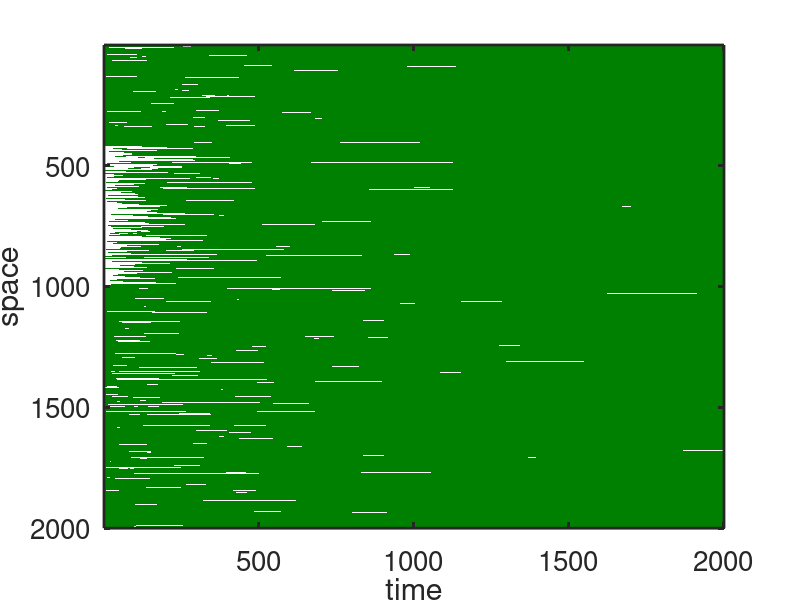
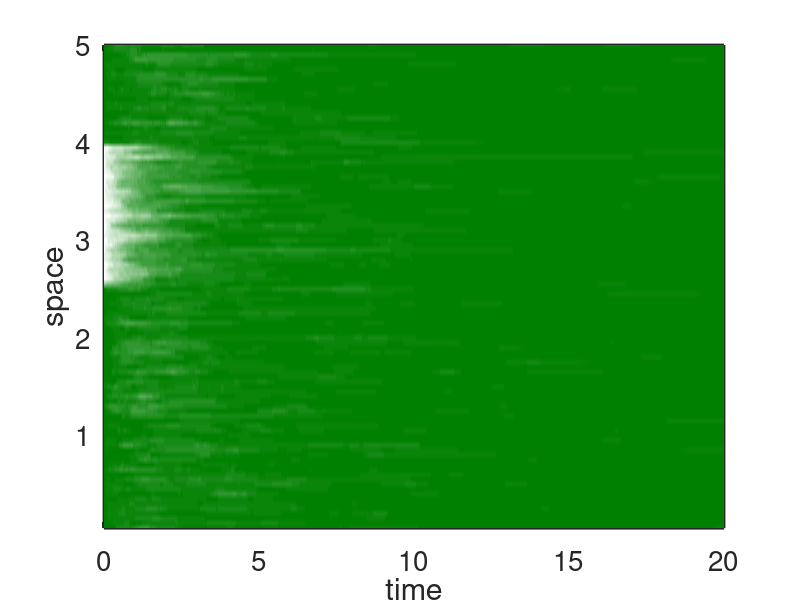

Here is the MATLAB script that generated these plots, in order:
%% Matrix simulation of Poisson Forest-Grass Markov Chain
% system is spatially extended with periodic boundary conditions (circle)

clear all;

% RNG seed
%rng(1546793)

Times=[];
DO_PLOT=0;
No_Abs=1;

% Spatial Parameters
L = 5; % working on [0,L]
dist = @(a,x) angle (exp(1i*(x-a)*2*pi/L))*L/(2*pi);
J_F_fun = @(x, a, sigma_F) exp( -( dist(a,x).^2)/(2*sigma_F^2) )/sqrt(2*pi*sigma_F^2);
W_fun = @(x, a, sigma_W) exp( -( dist(a,x).^2 )/(2*sigma_W^2) )/sqrt(2*pi*sigma_W^2);

sigma_F = 0.1; % seed dispersal radius forest trees
sigma_W = 0.05; % fire radius

% Model Parameters
alpha=0.6; 

t2=0.4;
f0=0.1;
f1=0.9;
s2=0.05;

sites=2000;

P=1;                % Number of Patches
N=sites*ones(1,P);    % Number of Sites / Patch
NTot=sum(N);        % Total number of sites

T=20; % length of the simulation in real-time units
dt=0.01;
t0= 0;

MC=1;

J=alpha;
W=1;
phi=@(x) (f0+(f1-f0)./(1+exp(-(x-t2)/s2))); % sigmoid definition
Ntimes=length(t0:dt:(T-dt));

tic;

nbins=100;
Histo=zeros(nbins,MC);
p_grass=1;
p_no_grass=0;
Sol_Save=zeros(MC,sites,length(0:dt:T));
%% This block of code runs one simulation of the particle system using the Gillespie algorithm
for iteration=1:MC
    %fprintf('Monte Carlo Simulation #=%d/%d\n',iteration,MC);
    Solution=zeros(NTot,1);
    Locations=sort(L*rand(sites,1));
    [A,B]=meshgrid(Locations);
    [A_left,B_left]=meshgrid(Locations-L);
    [A_right,B_right]=meshgrid(Locations+L);
%     J_Mat = (J_F_fun(A,B,sigma_F) + J_F_fun(A,B_left,sigma_F) + J_F_fun(A,B_right,sigma_F))/sites;
%     W_Mat = (W_fun(A,B,sigma_W) + W_fun(A,B_left,sigma_W) + W_fun(A,B_right,sigma_W))/sites;
% %     
%     J_Mat = (J_F_fun(A,B,sigma_F) )/sites;
%     W_Mat = (W_fun(A,B,sigma_W) )/sites;
    J_Mat = ones(sites)/sites;
    W_Mat = ones(sites)/sites;
    
    % check that the normalization of the kernels is correct
    %[X,Y] = meshgrid(0:1/sites:L);
    %[X_L,Y_L] = meshgrid(-L-(1/sites):1/sites:-(1/sites));
    %[X_R,Y_R] = meshgrid(L+(1/sites):1/sites:2*L+(1/sites));
    %J_Mat_regular = (J_F_fun(X,Y,sigma_F) + J_F_fun(X,Y_L,sigma_F) + J_F_fun(X,Y_R,sigma_F) )/sites;
    %plot(sum(J_Mat_regular));
    
    Solution(:,1)=rand(NTot,1)<p_grass;
    No_grass=find((Locations>0.2*L).*(Locations<0.5*L));
    N_no_grass=length(No_grass);
    Solution(No_grass,1)=rand(N_no_grass,1)<p_no_grass;
    
    Times=[0];
    
    k=0;
    t=0;
    while (t<T)
        k=k+1;
        BirthRates=alpha*((J_Mat*(1-Solution(:,k)))).*Solution(:,k);
        DeathRates=phi(W_Mat*Solution(:,k)).*(1-Solution(:,k));
        %BirthRates=alpha*((J_Mat*(1-Solution(:,k)))).*Solution(:,k);
        %DeathRates=phi(W_Mat*Solution(:,k)).*(1-Solution(:,k));
        
        totalIntensity=sum(BirthRates+DeathRates);
        
        NextEvent=-log(1-rand())/totalIntensity;
        
        t=t+NextEvent;
        if (t<T)
            Times(end+1)=t;

            CDF=cumsum(BirthRates+DeathRates)/totalIntensity;
            U=rand();
            i=1;
            while U>CDF(i)
                i=i+1;
            end
            Solution(:,k+1)=Solution(:,k);
            Solution(i,k+1)=1-Solution(i,k);
        else
            Times(end+1)=T;
            Solution(:,k+1)=Solution(:,k);
        end
    end
%     Solution(:,end)=Solution(:,k);
    for i=1:sites
        Sol_Save(iteration,i,:)= interp1(Times,Solution(i,:),0:dt:Times(end));
    end
end
toc

%% Plots
figure(1); % plot solution interpolated to a regualarly spaced grid
imagesc(squeeze(mean(Sol_Save,1)));
custom_map = [1 1 1
    0 0.5 0];
colormap(custom_map);
xlabel('time');
ylabel('space');
set(gca,'linewidth',2);
set(gca,'FontSize',20);

% plot of the "raw" solution 
Z=100;
V=squeeze(mean(Sol_Save,1));
U=squeeze(mean(reshape(V,sites/Z,Z,[]),1));
figure(2);
[x,y]=meshgrid(0:dt:Times(end),5*(1:Z)/Z);
pcolor(x,y,flipud(U))
shading interp;
custom_map = [
    linspace(1,0,100)' linspace(1,0.5,100)' linspace(1,0,100)'];
colormap(custom_map);
xlabel('time');
ylabel('space');
set(gca,'linewidth',2);
set(gca,'FontSize',20);